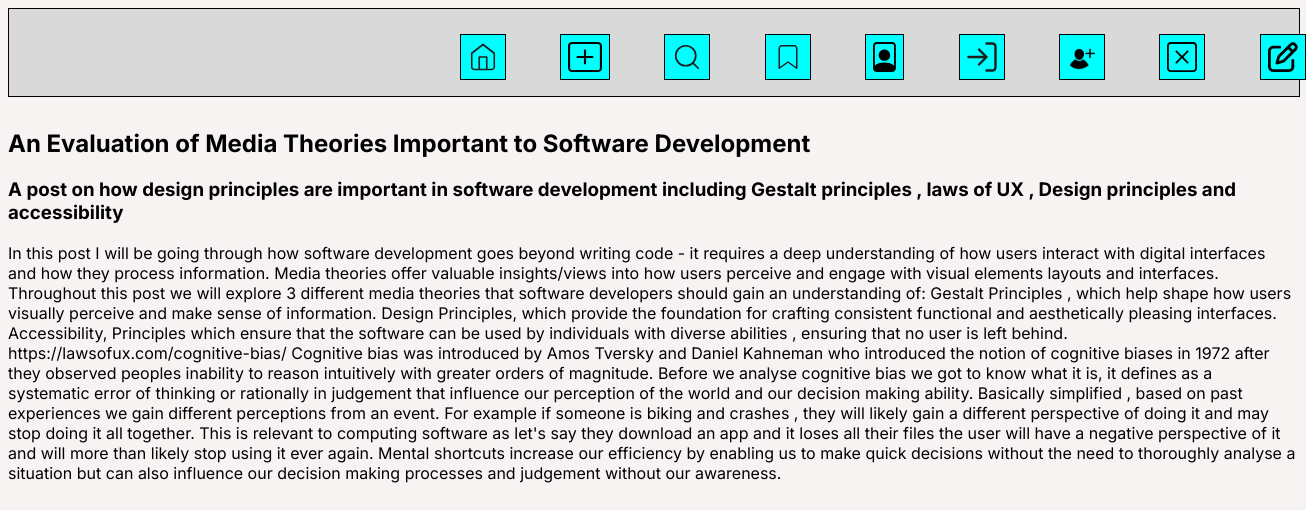
Before: /retrieve_post.php?id=34 with the older database file.
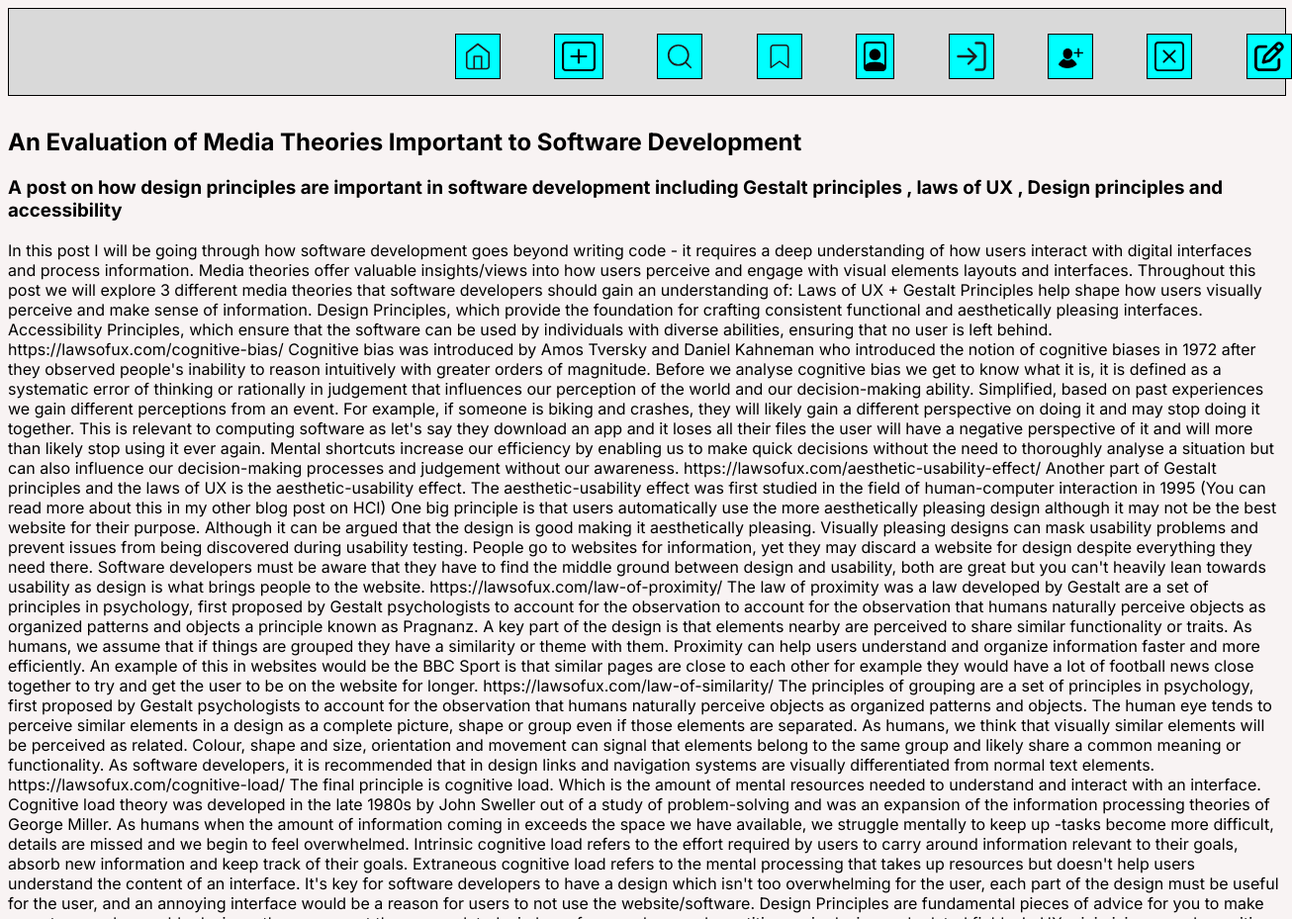
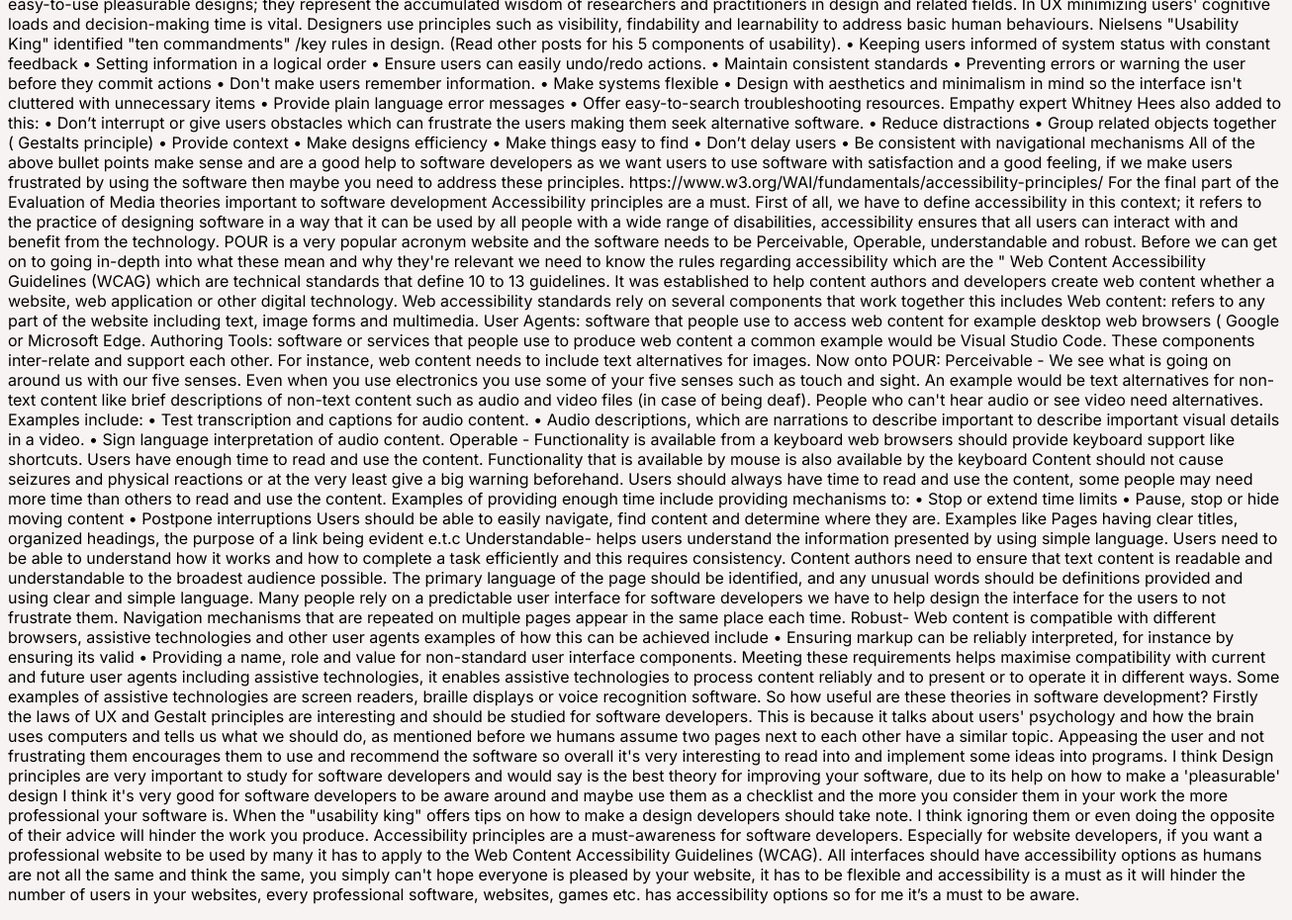
After: the same page with the newer database file (2 pictures, top to bottom).
### tables this page shows
CREATE TABLE `posts` (
  `id` int(12) UNSIGNED NOT NULL,
  `title` varchar(255) NOT NULL,
  `description` varchar(255) NOT NULL,
  `post_txt` mediumtext NOT NULL,
  `picture` blob NOT NULL,
  `created` date NOT NULL DEFAULT current_timestamp()
);

### retrieve_post.php (the view, shortened to what this page needs)
<!DOCTYPE html>
<html lang="en">
<head>
    <link href="header.css" rel="stylesheet">
</head>
<body>
<nav class="Header">
        <a class="icon" class="icon" href="index.php">
            <img src="Home.svg">
            </a>
            <a class="icon" href="new_post_form.php">
            <img src="create_post.svg">
            </a>
            <a class="icon" href="list_posts.php">
            <img src="Search.svg">
        <a class="icon" href="bookmarked_posts.php">
        <img src="Bookmark.svg">
        </a>
            <a class="icon" href="view_profile.php">
            <img src="Account.svg">
            </a>
            </a>
            <a class="icon" href="login.php">
            <img src="login.svg">
            </a>
            <a class="icon" href="signup.php">
            <img src="signup.svg">
            </a>
            <a class="icon" href="delete_profile.php">
        <img src="delete_profile.svg">
        </a>
        <a class="icon" href="feedback.php">
        <img src="feedback.svg">
        </a>
        </nav>
        <div class="post">
        <?php
        include 'connectdb.php';
$post_id = $_GET['id'];
$sql = "SELECT title, description, post_txt, picture FROM posts WHERE id = ?";
$stmt = $conn->prepare($sql);
$stmt->bind_param("i", $post_id);
$stmt->execute();
$result = $stmt->get_result();
if($result->num_rows > 0) {
    while ($row = $result->fetch_assoc()){
        echo '<section class="postCard">';
        echo "<h2>" . htmlspecialchars($row['title']) . "</h2>";
        echo "<h3>" . htmlspecialchars($row['description']) . "</h3>";
        echo "<p>" . htmlspecialchars($row['post_txt']) . "</p>";
        echo '</section>';
    }
} else {
    echo "Sorry, 0 Results Returned";
}
?>
</div>
</body>
</html>

### header.css (style rules this page uses)
body { background-color: #F8F3F3; font-family: "Inter", sans-serif; }
nav { width: 100%; margin: auto; height: 87px; display: inline-block; background-color: #D9D9D9; border: 1px solid #000; }
.icon { text-decoration: none; position: relative; left: 33%; }
.icon img { border: #000 thin solid; padding: 7px; height: 30px; background-color: aqua; margin: 25px; }

Changed rows visible on the page:
changed posts "An Evaluation of Media Theories Important to Software Development": post_txt "…with digital interfaces and how they process information. Media theories offer valuable insights/views into how users perceive and engage with visual elements layouts and interfaces. Throughout this post we will explore 3 different media theories that software developers should gain an understanding of: Gestalt Principles , which help shape how users visually perceive and make sense of information. Design Principles, which provide the foundation for crafting consistent functional and aesthetically pleasing interfaces. Accessibility, Principles which ensure that the software can be used by individuals with diverse abilities , ensuring that no user is left behind.…" → "…with digital interfaces and process information. Media theories offer valuable insights/views into how users perceive and engage with visual elements layouts and interfaces. Throughout this post we will explore 3 different media theories that software developers should gain an understanding of: Laws of UX + Gestalt Principles help shape how users visually perceive and make sense of information. Design Principles, which provide the foundation for crafting consistent functional and aesthetically pleasing interfaces. Accessibility Principles, which ensure that the software can be used by individuals with diverse abilities, ensuring that no user is left behind.…"
